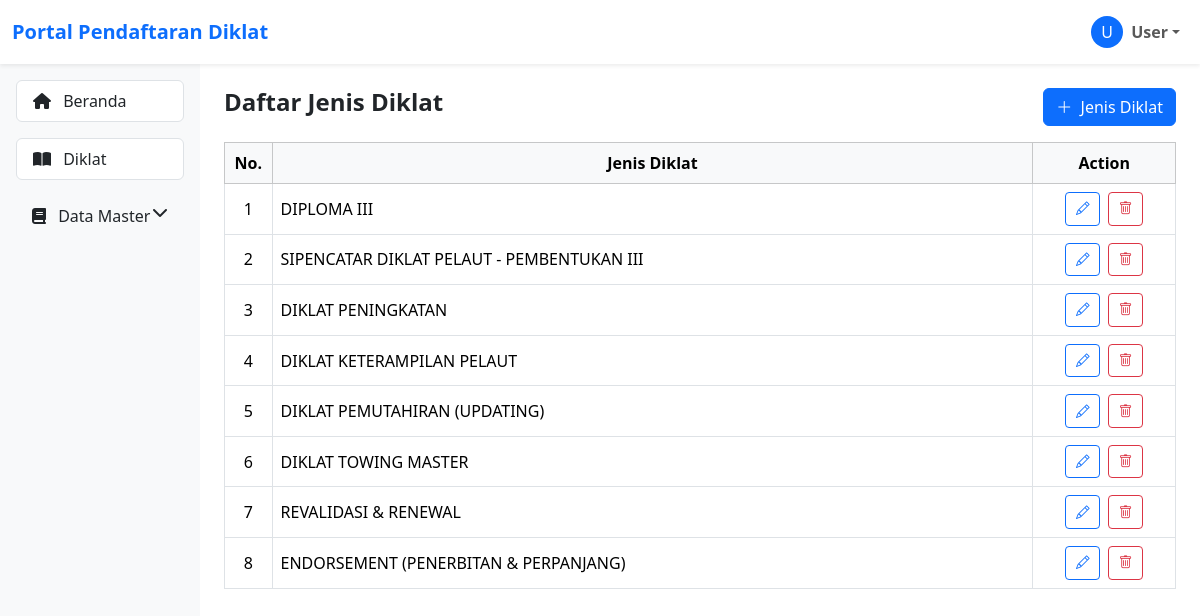
The page /index.php/jenisdiklat on the database its author committed.
### tables this page shows
CREATE TABLE `scre_jenis_diklat` (
  `id` varchar(15) NOT NULL,
  `jenis_diklat` varchar(100) NOT NULL,
  `category` varchar(5) NOT NULL,
  `is_exist` tinyint(1) NOT NULL,
  `sorting` tinyint(4) NOT NULL DEFAULT '0'
);

### application/controllers/JenisDiklat.php (called while the page is built, shortened)
<?php
class JenisDiklat extends CI_Controller
{
    public function __construct()
    {
        $this->load->model('JenisDiklat_model');
    }
    public function index()
    {
        $data['jenis_diklat'] = $this->JenisDiklat_model->get_all();
        $data['dropdown_jenis_diklat'] = $this->JenisDiklat_model->get_all();
        $this->load->view('JenisDiklat/Jenis_Diklat_List', $data);
    }
}

### index.php (called while the page is built, shortened)
<?php
require_once BASEPATH.'core/CodeIgniter.php';

### application/models/JenisDiklat_model.php (called while the page is built, shortened)
<?php
class JenisDiklat_model extends CI_Model
{
    private $table = 'scre_jenis_diklat';
    public function get_all()
    {
        $this->db->order_by('sorting', 'ASC');
        return $this->db->get($this->table)->result();
    }
}

### application/views/JenisDiklat/Jenis_Diklat_List.php (the view, shortened to what this page needs)
<!DOCTYPE html>
<html lang="id">
<head>
	<link href="https://cdn.jsdelivr.net/npm/bootstrap@5.3.3/dist/css/bootstrap.min.css" rel="stylesheet">
	<link href="https://cdnjs.cloudflare.com/ajax/libs/font-awesome/6.5.0/css/all.min.css" rel="stylesheet">
	<link href="https://cdn.jsdelivr.net/npm/bootstrap-icons@1.10.5/font/bootstrap-icons.css" rel="stylesheet">
</head>
<body>
	<nav class="navbar navbar-expand-lg bg-white shadow-sm">
		<div class="container-fluid">
			<a class="navbar-brand text-primary fw-bold" href="#">Portal Pendaftaran Diklat</a>
			<div class="collapse navbar-collapse justify-content-end" id="navbarNav">
				<ul class="navbar-nav align-items-center gap-3">
					<?php
					$namaPengguna = $this->session->userdata('nama') ?? 'User';
					$inisial = strtoupper(substr($namaPengguna, 0, 1));
					?>
					<li class="nav-item dropdown">
						<a class="nav-link dropdown-toggle d-flex align-items-center" href="#" id="profileDropdown"
							data-bs-toggle="dropdown">
							<div class="rounded-circle bg-primary text-white d-flex justify-content-center align-items-center me-2"
								style="width: 32px; height: 32px;">
								<?= $inisial ?>
							</div>
							<span class="fw-semibold"><?= $namaPengguna ?></span>
						</a>
					</li>
				</ul>
			</div>
		</div>
	</nav>
	<div class="container-fluid">
		<div class="row">
			<div class="col-md-2 bg-light vh-100 p-3 sidebar">
				<div class="list-group">
					<a href="<?= site_url('dashboard') ?>" class="list-group-item list-group-item-action">
						<i class="fa fa-home me-2"></i> Beranda
					</a>
				</div>
				<div class="list-group mt-3">
					<a href="<?= site_url('diklat') ?>" class="list-group-item list-group-item-action">
						<i class="fa fa-book-open me-2"></i> Diklat
					</a>
				</div>
				<div class="list-group mt-3">
					<a class="d-flex justify-content-between text-decoration-none text-dark px-3 py-2" data-bs-toggle="collapse"
						href="#submenuMaster" role="button" aria-expanded="false" aria-controls="submenuMaster">
						<div><i class="fa fa-book me-2"></i> Data Master</div>
						<i class="fa fa-chevron-down"></i>
					</a>
				</div>
			</div>
			<div class="col-md-10 p-4">
				<div class="d-flex justify-content-between mb-3">
					<h4 class="fw-bold">Daftar Jenis Diklat</h4>
					<button class="btn btn-primary" data-bs-toggle="modal" data-bs-target="#modalJenisDiklat" id="btnTambah">
						<i class="bi bi-plus-lg me-1"></i> Jenis Diklat
					</button>
				</div>
				<table class="table table-bordered table-hover align-middle">
					<thead class="table-light text-center">
						<tr>
							<th style="width:5%">No.</th>
							<th>Jenis Diklat</th>
							<th style="width:15%">Action</th>
						</tr>
					</thead>
					<tbody>
						<?php if (empty($jenis_diklat)): ?>
							<tr>
								<td colspan="3" class="text-center text-muted">Data belum tersedia</td>
							</tr>
						<?php else: ?>
							<?php $no = 1;
							foreach ($jenis_diklat as $jd): ?>
								<tr>
									<td class="text-center"><?= $no ?></td>
									<td><?= htmlspecialchars($jd->jenis_diklat) ?></td>
									<td class="text-center">
										<div class="d-flex justify-content-center gap-2">
											<button class="btn btn-sm btn-outline-primary btn-edit-jenis" data-id="<?= $jd->id ?>"
												data-jenis="<?= htmlspecialchars($jd->jenis_diklat) ?>" data-sorting="<?= $jd->sorting ?>"
												data-no="<?= $no ?>" data-bs-toggle="modal" data-bs-target="#modalJenisDiklat">
												<i class="bi bi-pencil"></i>
											</button>
											<a href="<?= site_url('JenisDiklat/destroy/' . $jd->id) ?>" class="btn btn-sm btn-outline-danger"
												onclick="return confirm('Yakin ingin menghapus data ini?')">
												<i class="bi bi-trash"></i>
											</a>
										</div>
									</td>
								</tr>
								<?php $no++; endforeach ?>
						<?php endif ?>
					</tbody>
				</table>
			</div>
		</div>
	</div>
</body>
</html>

### application/views/JenisDiklat/Jenis_Diklat_List.php (style rules this page uses)
.table td, .table th { vertical-align: middle; }
.btn-sm { padding: 0.35rem 0.6rem; font-size: 0.85rem; }

### rows shown on the page
scre_jenis_diklat: jenis_diklat "DIPLOMA III"
scre_jenis_diklat: jenis_diklat "SIPENCATAR DIKLAT PELAUT - PEMBENTUKAN III"
scre_jenis_diklat: jenis_diklat "DIKLAT PENINGKATAN"
scre_jenis_diklat: jenis_diklat "DIKLAT KETERAMPILAN PELAUT"
scre_jenis_diklat: jenis_diklat "DIKLAT PEMUTAHIRAN (UPDATING)"
scre_jenis_diklat: jenis_diklat "DIKLAT TOWING MASTER"
scre_jenis_diklat: jenis_diklat "REVALIDASI & RENEWAL"
scre_jenis_diklat: jenis_diklat "ENDORSEMENT (PENERBITAN & PERPANJANG)"

### other values the page prints
$inisial "U"
$namaPengguna "User"
